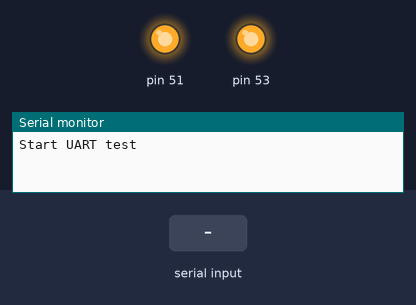
A sketch run on a simulated Arduino Mega 2560, built with avr-gcc and run on an emulated ATmega2560. Parts: output pins drawn as LEDs (lit = HIGH), the last lines printed to the serial monitor. The inputs (shaded band) are chosen by the test bench.

Above: at 1.2 s.
1.3 s: "1" received over the second serial link
At 2.5 s:
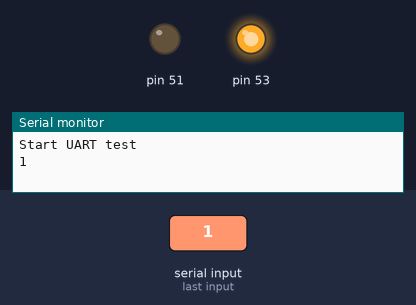
2.8 s: "1" received over Serial
At 3.7 s:
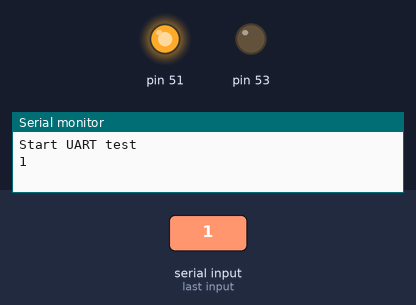
4.3 s: "0" received over the second serial link
At 4.8 s:
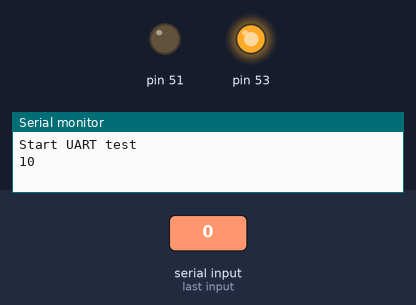
5.8 s: "0" received over Serial
At 7.2 s:
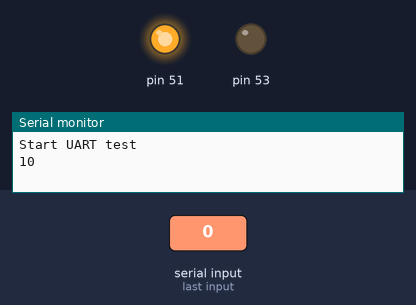
Timing chart, 0 to 8.3 s (numbered marks = the images above; inputs shaded):
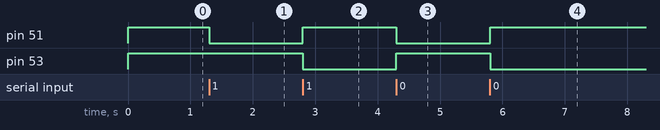

Measured:
- after the input at 1.3 s, pin 51: HIGH → LOW at once
- after the input at 2.8 s, pin 51: LOW → HIGH at once; pin 53: HIGH → LOW at once
- after the input at 4.3 s, pin 51: HIGH → LOW at once; pin 53: LOW → HIGH at once
- after the input at 5.8 s, pin 51: LOW → HIGH at once; pin 53: HIGH → LOW at once

The sketch:

uart.ino
```cpp
/*
 아두이노와 라즈베리 파이의 UART 연결
 아두이노 : SoftSerial
 라즈베리파이 : GPIO UART
*/

#include <SoftwareSerial.h>

SoftwareSerial mySerial(11, 10); // RX, TX
//SoftwareSerial mySerial(3, 2); // RX, TX
//SoftwareSerial mySerial(12, 13); // RX, TX


void setup()
{
  Serial.begin(9600);
  Serial.println("Start UART test");  // PC의 시리얼 모니터에 표시합니다.
  mySerial.begin(9600); //소프트 시리얼로 라즈베리 파이와 통신하게 됩니다.

    pinMode(53    , OUTPUT);
    pinMode(51    , OUTPUT);
    digitalWrite(53, HIGH);
    digitalWrite(51, HIGH);

}

void loop() {

  if(mySerial.available()){

    Serial.write(mySerial.read());

    digitalWrite(53, HIGH);     // RED
    digitalWrite(51, LOW);      //GREEN
    delay(5);
  }
  if(Serial.available()){
    mySerial.write(Serial.read());

    digitalWrite(53, LOW);     // RED
    digitalWrite(51, HIGH);      //GREEN
        delay(5);

  }

}
  /*
  // 라즈베리 파이에서 넘어온 데이터가 있으면 PC로 넘겨줍니다.
  if (mySerial.available()){
    Serial.write(mySerial.read());
        digitalWrite(53, HIGH);     // RED
    digitalWrite(51, LOW);      //GREEN
  }
  // PC에서 넘어온 데이터가 있으면 라즈베리파이로 넘겨줍니다.
  if (Serial.available()){
    mySerial.write(Serial.read());
        digitalWrite(53, LOW);     // RED
    digitalWrite(51, HIGH);      //GREEN
  }
    */
```
